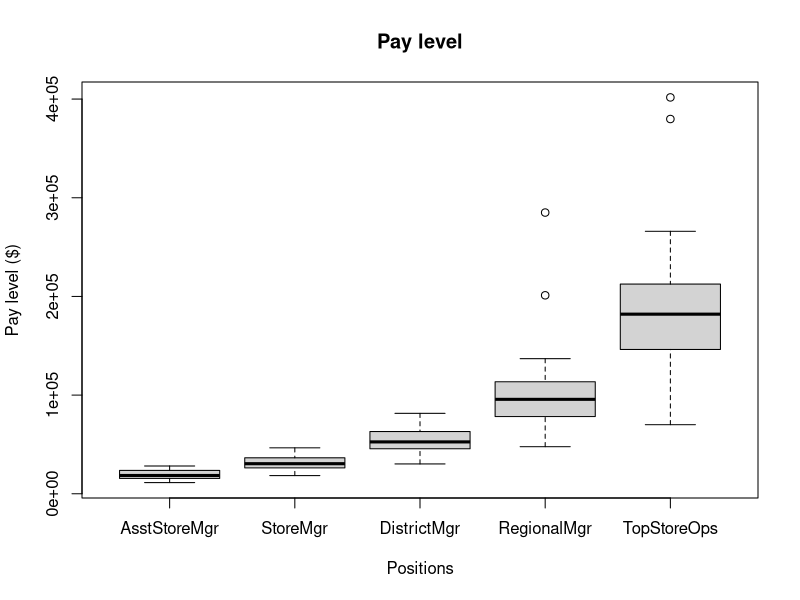
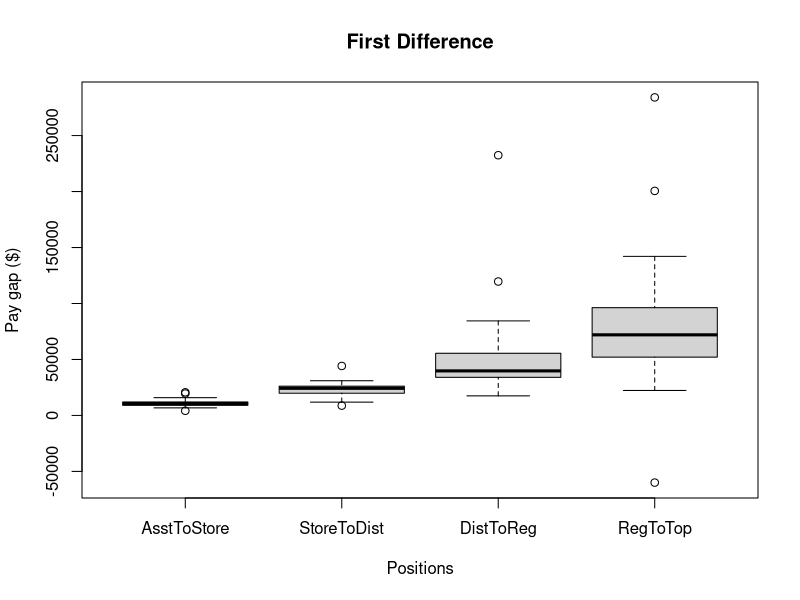
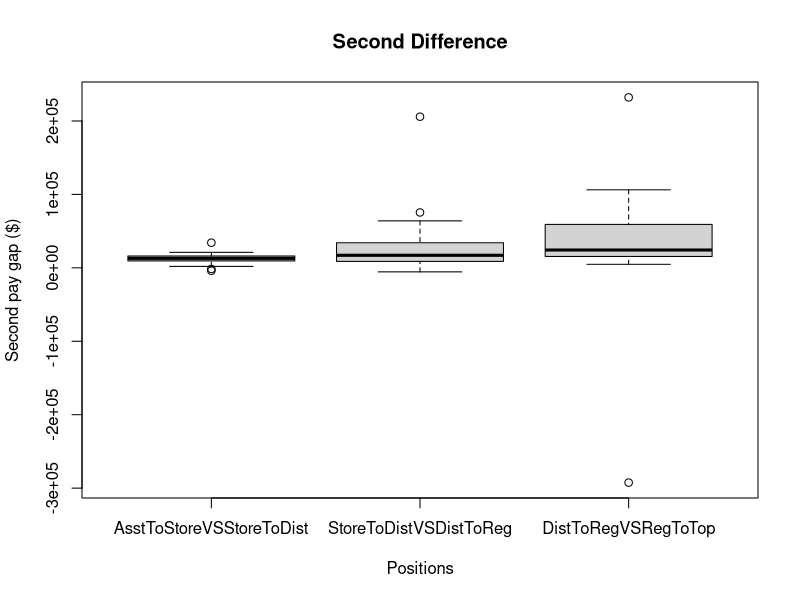

Recreate these plots in R, in order.
setwd("~/Desktop/18-19 Thesis/R Calculations/1997 Ladders")
rm(list=ls())

noZoneNoArea <- read.csv("noZoneNoArea.csv")

# LEVEL
# Asst Store is reported by hourly wage -> multiply 2080
noZoneNoArea$AsstStoreMgr <- noZoneNoArea$AsstStoreMgr*2080

boxplot(noZoneNoArea[,2:ncol(noZoneNoArea)], xlab="Positions", ylab="Pay level ($)",
        main="Pay level")


# FIRST DIFFERENCE
# Create dataframe
gap1 <- c("Code", "AsstToStore", "StoreToDist", "DistToReg", "RegToTop")
firstDiff <- data.frame(matrix(nrow = nrow(noZoneNoArea), ncol = ncol(noZoneNoArea) - 1), row.names = rownames(noZoneNoArea))
colnames(firstDiff) <- gap1

firstDiff$Code <- noZoneNoArea$code

firstDiff$AsstToStore <- noZoneNoArea$StoreMgr - noZoneNoArea$AsstStoreMgr
firstDiff$StoreToDist <- noZoneNoArea$DistrictMgr - noZoneNoArea$StoreMgr
firstDiff$DistToReg <- noZoneNoArea$RegionalMgr - noZoneNoArea$DistrictMgr
firstDiff$RegToTop <- noZoneNoArea$TopStoreOps - noZoneNoArea$RegionalMgr

boxplot(firstDiff[,2:ncol(firstDiff)], xlab="Positions", ylab="Pay gap ($)",
        main="First Difference")


# SECOND DIFFERENCE
# Create dataframe
gap2 <- c("Code", "AsstToStoreVSStoreToDist", "StoreToDistVSDistToReg", "DistToRegVSRegToTop")
secondDiff <- data.frame(matrix(nrow = nrow(noZoneNoArea), ncol = ncol(firstDiff)-1), row.names = rownames(noZoneNoArea))
colnames(secondDiff) <- gap2

secondDiff$Code <- firstDiff$Code

secondDiff$AsstToStoreVSStoreToDist <- firstDiff$StoreToDist - firstDiff$AsstToStore
secondDiff$StoreToDistVSDistToReg <- firstDiff$DistToReg - firstDiff$StoreToDist
secondDiff$DistToRegVSRegToTop <- firstDiff$RegToTop - firstDiff$DistToReg

boxplot(secondDiff[,2:ncol(secondDiff)], xlab="Positions", ylab="Second pay gap ($)",
        main="Second Difference")


